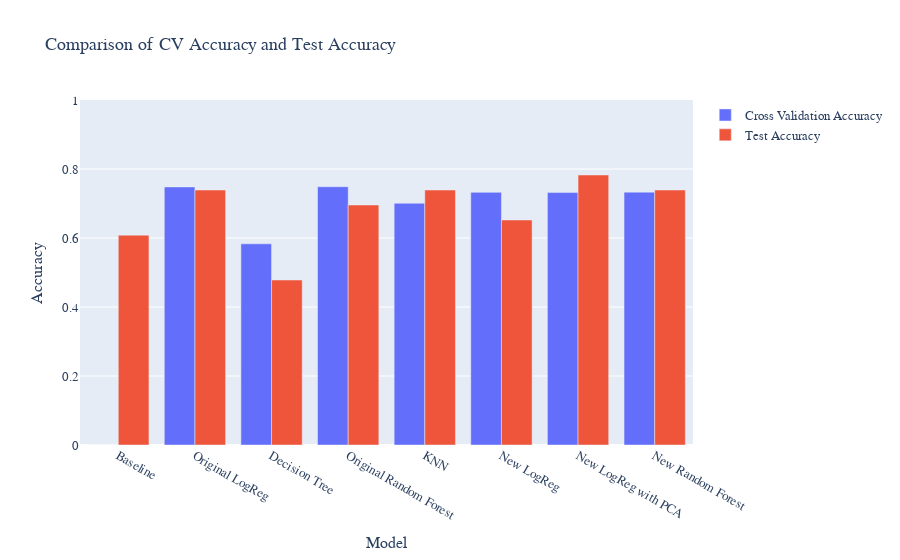

Notebook cell for this chart:
### Markdown cell above
#### 7.7 Comparison of Models

### Code cell
model_names = ['Baseline', 'Original LogReg', 'Decision Tree', 'Original Random Forest',
               'KNN', 'New LogReg', 'New LogReg with PCA', 'New Random Forest']
cross_validation = [0, best_logreg_CV, decisiontree_score_CV, rf_max_score_CV, knn_CV, aug_logreg_CV,
                    pca_logreg_CV, rf_max_score_CV_nf]
test_accuracy = [baseline_score, logreg_accuracy, decisiontree_accuracy, randomforest_accuracy,
                  neigh_accuracy, logreg_draft_cap_accuracy, pipe_accuracy, randomforest_accuracy_2]

fig = go.Figure([go.Bar(x=model_names, y=cross_validation, name="Cross Validation Accuracy"), 
           go.Bar(x=model_names, y=test_accuracy, name="Test Accuracy")])
fig.update_layout(
    title="Comparison of CV Accuracy and Test Accuracy",
    xaxis_title="Model",
    yaxis_title="Accuracy",
    font=dict(
        family="Times New Roman",
        size=13    
    )
)
fig.update_yaxes(range=[0,1])

### Figure 1 — Plotly figure (JSON) as saved in the notebook; plotly's stock layout.template omitted (floating-point values rounded to 4 significant figures)
{"data": [{"name": "Cross Validation Accuracy", "type": "bar", "x": ["Baseline", "Original LogReg", "Decision Tree", "Original Random Forest", "KNN", "New LogReg", "New LogReg with PCA", "New Random Forest"], "y": [0, 0.748, 0.5831, 0.7486, 0.7006, 0.7323, 0.7317, 0.7329]}, {"name": "Test Accuracy", "type": "bar", "x": ["Baseline", "Original LogReg", "Decision Tree", "Original Random Forest", "KNN", "New LogReg", "New LogReg with PCA", "New Random Forest"], "y": [0.6083, 0.7391, 0.4783, 0.6957, 0.7391, 0.6522, 0.7826, 0.7391]}], "layout": {"font": {"family": "Times New Roman", "size": 13}, "title": {"text": "Comparison of CV Accuracy and Test Accuracy"}, "xaxis": {"title": {"text": "Model"}}, "yaxis": {"range": [0, 1], "title": {"text": "Accuracy"}}}}
